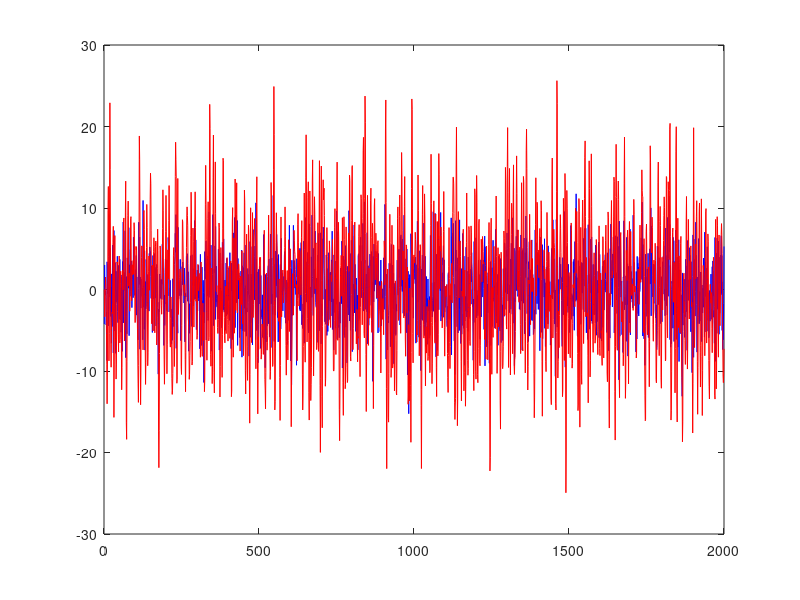

This chart was generated by the following MATLAB code: (Note: this script raises an error after producing the figure.)
%% 
clear all, close all
load('data_group_35');

%% PLOT DATA
figure, plot(u, 'blue'); hold on; plot(ys, 'red');

a = 0.1;
b1 = 0.1;
b2 = 0.1;
e0 = 0.2;
e1 = 0.1;
f = 0.1;

x0 = [a;b1;b2;e0;e1;f];
ub = [inf,inf,inf,inf,inf,inf];
lb = [-inf,-inf,-inf,-inf,-inf,-inf];
options = optimoptions('lsqnonlin', 'Algorithm', 'levenberg-marquardt', 'MaxFunEvals', 2000, 'DerivativeCheck', 'off', 'Jacobian', 'off');

%% Find Minima
x = lsqnonlin( @(x)cost_function(x,u,ys), x0, lb, ub, options);
disp(x);

%% Check Gradient = 0 for x = x_minima
grad = gradient_cost_function(x, u, ys);

%% System
Np = [0 1 x(1)];
Dp = [1 x(2) x(3)];
P = tf( Np, Dp, -1)

Nf = [x(4) x(5)];
Df = [1 x(6)];
F = tf( Nf, Df, 1)

L = F*P

estimation_error = sum( (ys - lsim(L,u)).^2 );

disp(estimation_error);
%%
% a = 0.1;
% b1 = 0.1;
% b2 = 0.1;
% e0 = 0.2;
% e1 = 0.1;
% f = 0.1;
%     0.3800
%    -0.9500
%     0.6500
%     0.7900
%     0.4200
%     0.1800
%%
% a = 0.1;
% b1 = -0.1;
% b2 = 0.1;
% e0 = 0.2;
% e1 = -0.1;
% f = 0.1;
    
%     0.5316
%    -0.9500
%     0.6500
%     0.7900
%     0.3002
%     0.1800